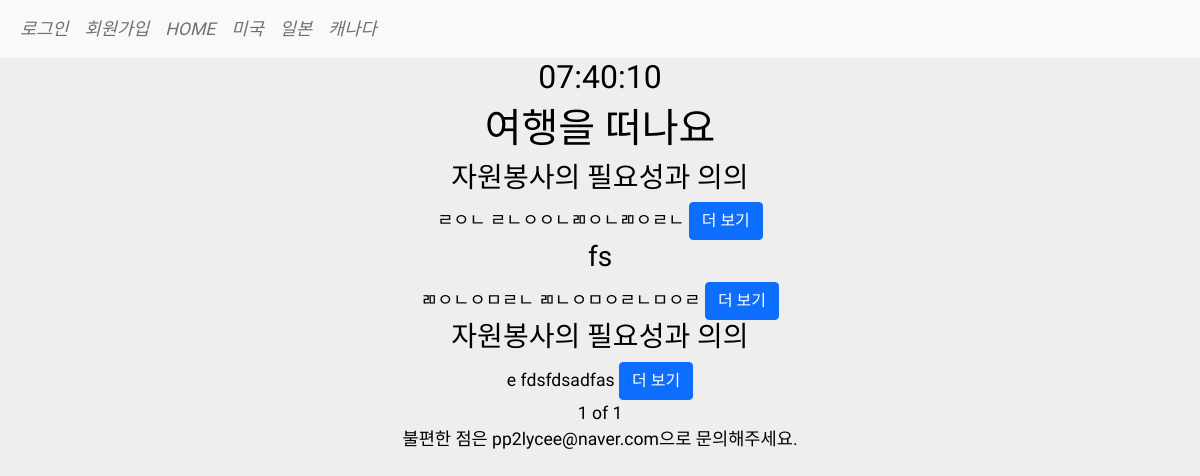
The app's page /blog/home2/, older data.
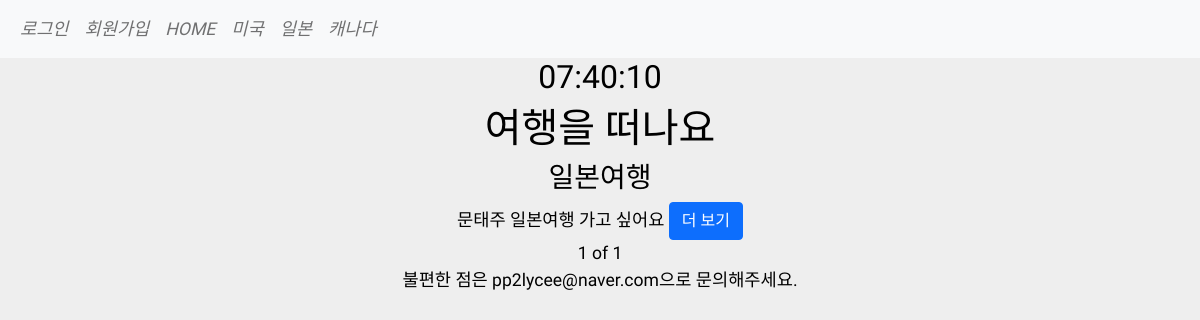
The same page, newer data.
### blog/models.py (models this page shows, shortened)
class Blog(models.Model):
    title = models.CharField(max_length=200) #제한 있음.
    writer = models.CharField(max_length=100)
    pub_date = models.DateTimeField()
    body = models.TextField() #제한 없음.
    image = models.ImageField(upload_to="blog/", blank=True, null=True )
    community = models.CharField(max_length=100, choices=COMMUNITY_CHOICES,default="C1")

### blog/views.py (the view)
# urls.py: path('home2/',home2,name="home2"),
def home2(request):
    blogs = Blog.objects.filter(community="C2")
    paginator = Paginator(blogs, 3)
    page = int(request.GET.get('page',1))
    blogs = paginator.page(page)
    return render(request, 'home2.html', {'blogs':blogs})

### blog/templates/home2.html (shortened to what this page needs)
{% extends 'base.html'%}
{%block content%}
        <h1>여행을 떠나요</h1>
        <div class="container">
        {% for blog in blogs%}
            <div>
            <h3>{{blog.title}}</h3>
            {{blog.writer}}
            {{blog.body}} <a href='{% url "blog:detail" blog.id %}'><button type="button" class="btn btn-primary">더 보기</button></a>
            <br>
            </div>
        {% endfor %}
        </div>
        <span>{{blogs.number}}</span>
        <span>of</span>
        <span>{{blogs.paginator.num_pages}}</span>
{%endblock%}

Row changes from the older to the newer data that the page shows:
removed Blog: title "자원봉사의 필요성과 의의", writer "ㄹㅇㄴ", body "ㄹㄴㅇㅇㄴㄻㅇㄴㄻㅇㄹㄴ"
removed Blog: title "fs", writer "ㄻㅇㄴㅇㅁㄹㄴ", body "ㄻㄴㅇㅁㅇㄹㄴㅁㅇㄹ"
removed Blog: title "자원봉사의 필요성과 의의", writer "e", body "fdsfdsadfas"
added Blog: title "일본여행", writer "문태주", body "일본여행 가고 싶어요"
